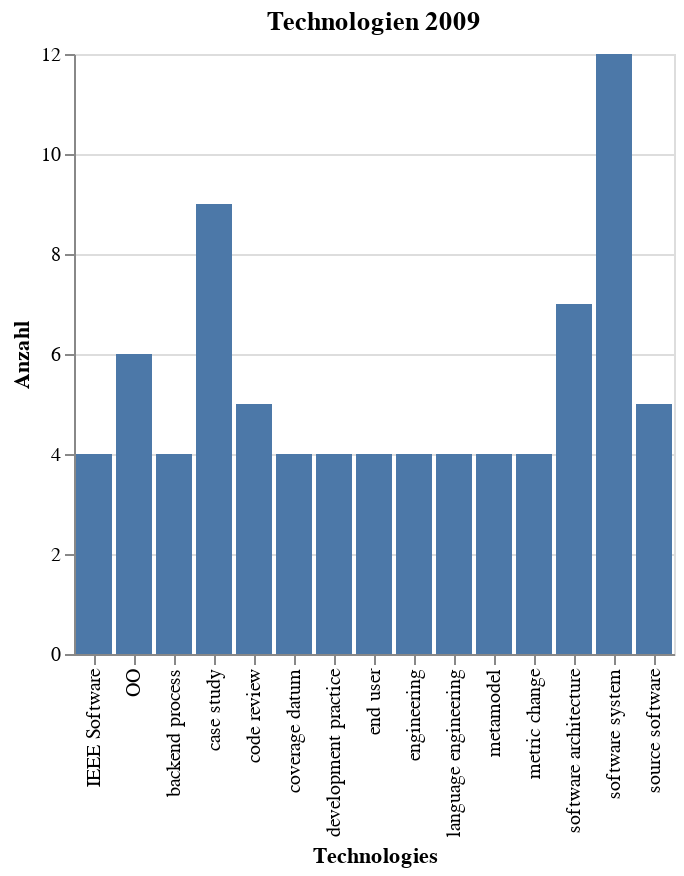

Notebook source saved alongside this figure:
### Markdown cell above
### Balkendiagramm 2009

### Code cell
year = 2009
d = data_words[year].nlargest(anzahl_top_topics).sort_values(ascending=False)
source = pd.DataFrame({'Technologies': d.index,
                            'Anzahl': d})
alt.Chart(source).mark_bar().encode(
        x='Technologies:O',
        y='Anzahl:Q'
    ).properties(
    title=f'Technologien {year}')

### Figure 1 — Vega-Lite specification as saved in the notebook (floating-point values rounded to 4 significant figures)
{"config": {"view": {"continuousWidth": 400, "continuousHeight": 300}}, "data": {"name": "data-a490bbe65e8b030a18e19766af878493"}, "mark": "bar", "encoding": {"x": {"type": "ordinal", "field": "Technologies"}, "y": {"type": "quantitative", "field": "Anzahl"}}, "title": "Technologien 2009", "$schema": "https://vega.github.io/schema/vega-lite/v4.8.1.json", "datasets": {"data-a490bbe65e8b030a18e19766af878493": [{"Technologies": "software system", "Anzahl": 12}, {"Technologies": "case study", "Anzahl": 9}, {"Technologies": "software architecture", "Anzahl": 7}, {"Technologies": "OO", "Anzahl": 6}, {"Technologies": "source software", "Anzahl": 5}, {"Technologies": "code review", "Anzahl": 5}, {"Technologies": "metric change", "Anzahl": 4}, {"Technologies": "metamodel", "Anzahl": 4}, {"Technologies": "language engineering", "Anzahl": 4}, {"Technologies": "engineering", "Anzahl": 4}, {"Technologies": "end user", "Anzahl": 4}, {"Technologies": "development practice", "Anzahl": 4}, {"Technologies": "coverage datum", "Anzahl": 4}, {"Technologies": "backend process", "Anzahl": 4}, {"Technologies": "IEEE Software", "Anzahl": 4}]}}
